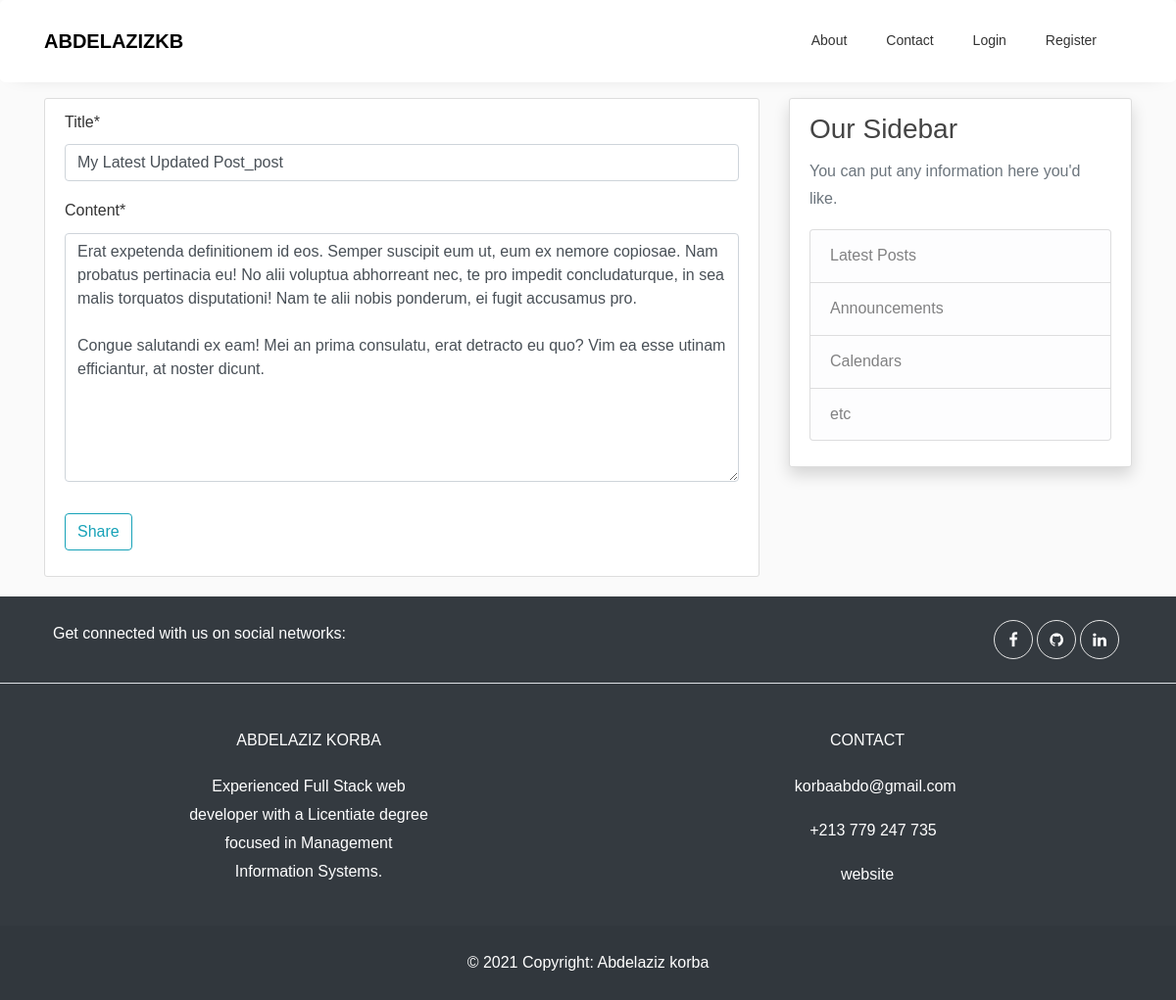
Page /post/32/update/ on the committed database.
### blog/models.py (models this page shows, shortened)
class Post(models.Model):
    title=models.CharField(max_length=100)
    content=models.TextField()
    date_posted=models.DateTimeField(default=timezone.now)
    author=models.ForeignKey(User,on_delete=models.CASCADE)

### blog/views.py (the view, shortened to what this page needs)
# urls.py: path('post/<int:pk>/update/', PostUpdateView.as_view(), name='post-update'),
class PostUpdateView(UpdateView,LoginRequiredMixin, UserPassesTestMixin):
    model=Post
    fields = ['title', 'content']
    success_url = '/'

### blog/templates/blog/post_form.html (shortened to what this page needs)
{% extends "blog/base.html" %}
{% load crispy_forms_tags %}
{% block content %}
    <div class="content-section mt-3">
        <form method="POST">
            <fieldset class="form-group">
                {{ form|crispy }}
            </fieldset>
            <div class="form-group">
                <button class="btn btn-outline-info" type="submit">Share</button>
            </div>
        </form>
    </div>
{% endblock content %}

### blog/static/blog/main.css (style rules this page uses)
body { background: #fafafa; color: #333333; margin-top: 0px; }
.content-section { background: #ffffff; padding: 10px 20px; border: 1px solid #dddddd; border-radius: 3px; margin-bottom: 20px; }

### rows in the picture
Post: title "My Latest Updated Post_post", content "Erat expetenda definitionem id eos. Semper suscipit eum ut, eum ex nemore copiosae. Nam probatus pertinacia eu! No alii voluptua abhorreant nec, te pro impedit concludaturque, in sea malis torquatos disputationi! Nam te alii nobis ponderum, ei fugit accusamus pro. Congue salutandi ex eam! Mei an prima consulatu, erat detracto eu quo? Vim ea esse utinam efficiantur, at noster dicunt."
